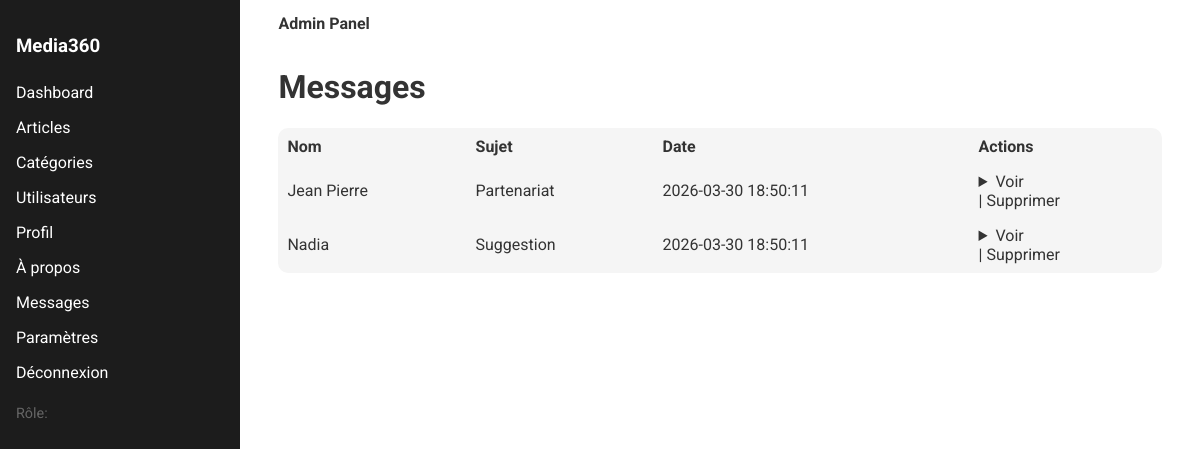
Page /admin/messages.php on the committed database.
### tables this page shows
CREATE TABLE messages (
  id INT AUTO_INCREMENT PRIMARY KEY,
  name VARCHAR(120) NOT NULL,
  email VARCHAR(150) NOT NULL,
  subject VARCHAR(200) NOT NULL,
  message TEXT NOT NULL,
  created_at TIMESTAMP DEFAULT CURRENT_TIMESTAMP
);

### admin/messages.php (the view, shortened to what this page needs)
<?php
require_once __DIR__ . '/includes/header.php';
$pdo = db();
$messages = [];
if ($pdo) {
    $messages = $pdo->query("SELECT id, name, email, subject, message, created_at FROM messages ORDER BY created_at DESC")->fetchAll();
}
?>
<h1>Messages</h1>
<table class="card" style="width:100%; border-collapse:collapse;">
  <thead>
    <tr>
      <th style="text-align:left; padding:8px;">Nom</th>
      <th style="text-align:left; padding:8px;">Sujet</th>
      <th style="text-align:left; padding:8px;">Date</th>
      <th style="text-align:left; padding:8px;">Actions</th>
    </tr>
  </thead>
  <tbody>
    <?php foreach ($messages as $m): ?>
      <tr>
        <td style="padding:8px;"><?php echo e($m['name']); ?></td>
        <td style="padding:8px;"><?php echo e($m['subject']); ?></td>
        <td style="padding:8px;"><?php echo e($m['created_at']); ?></td>
        <td style="padding:8px;">
          <details>
            <summary>Voir</summary>
          </details>
          | <a href="messages.php?delete=<?php echo e($m['id']); ?>" onclick="return confirm('Supprimer ce message ?')">Supprimer</a>
        </td>
      </tr>
    <?php endforeach; ?>
  </tbody>
</table>
<?php include __DIR__ . '/includes/footer.php';

### assets/styles.css (style rules this page uses)
:root { --bg: #ffffff; --ink: #333333; --muted: #666666; --accent: #00d2ff; --card: #f5f5f5; --line: #e9e9e9; }
* { box-sizing: border-box; }
body { margin: 0; font-family: "Roboto", "Helvetica Neue", Arial, sans-serif; color: var(--ink); background: var(--bg); }
a { color: inherit; text-decoration: none; }
.card { background: var(--card); border: 1px solid var(--line); border-radius: 10px; overflow: hidden; transition: transform 0.2s ease, box-shadow 0.2s ease; }

### rows in the picture
messages: name "Jean Pierre", subject "Partenariat", created_at "2026-03-30 18:50:11"
messages: name "Nadia", subject "Suggestion", created_at "2026-03-30 18:50:11"
